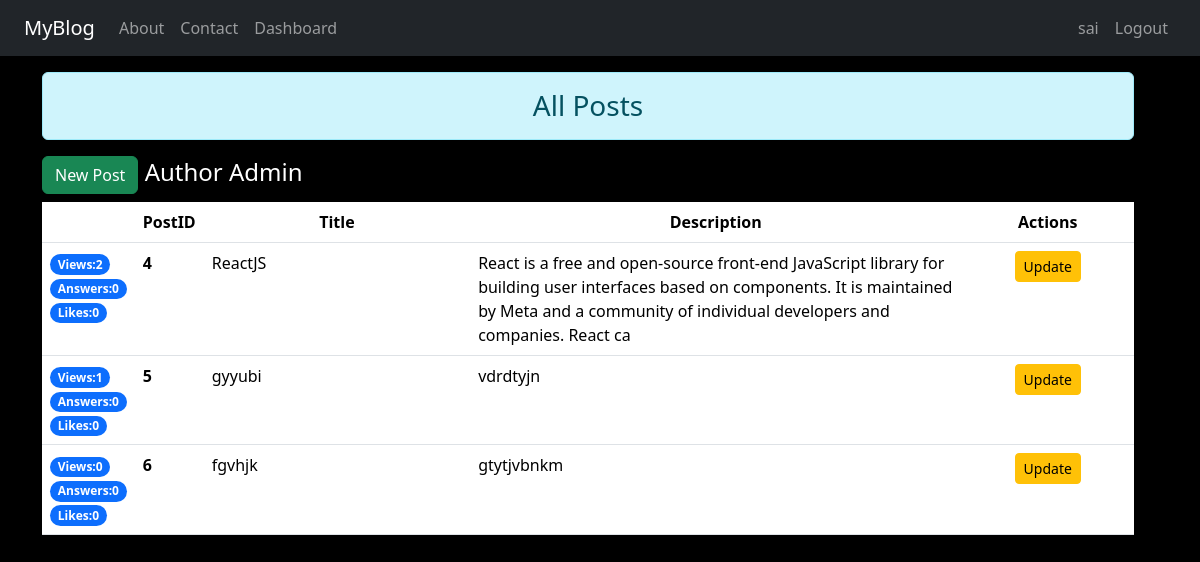
/blog/dashboard (signed in), run on the app's committed database.
### blog/models.py (models this page shows, shortened)
class Post(models.Model):
    title = models.CharField(max_length=50)
    desc = models.TextField(max_length=200)
    author = models.ForeignKey(User,on_delete=models.CASCADE,related_name='users')
    views = models.IntegerField(default=0)
    answers= models.IntegerField(default=0)
    likes= models.IntegerField(default=0)
    view_status= models.BooleanField(default=False)
    like_status=models.BooleanField(default=False)
    post_image=models.ImageField(upload_to='upload/images')

### blog/views.py (the view)
# urls.py: path('dashboard',dashboard,name='dashboard'),
def dashboard(request):
    if request.user.is_authenticated:
        posts = Post.objects.filter(author=request.user)
        user = request.user
        fullname = user.get_full_name()
        groups = Group.objects.all()
        return render(request,'blog/dashboard.html',{'posts':posts,'fullname':fullname,'groups':groups})
    else:
        return HttpResponseRedirect('/blog/user_login')

### blog/templates/blog/dashboard.html (shortened to what this page needs)
{% extends 'blog/base.html' %}
{% load static %}
{% block main %}
    <div class="col-sm-12">
            <div>
                <h3 class="text-center alert alert-info mt-3">All Posts</h3>
                <h4>
                <a href="{% url 'blog:newpost' %}" class="btn btn-success">New Post</a>
                    {% for group in groups %}
                        {{group.name}}
                    {% endfor  %}
                </h4>
            </div>
                {% if posts %}
                    <table class="table table-hover bg-white">
                        <thead>
                            <tr class="text-center">
                                <th scope="col" style="width:3%;"></th>
                                <th scope="col" style="width:3%;">PostID</th>
                                <th scope="col" style="width:27%;">Title</th>
                                <th scope="col" style="width:50%;">Description</th>
                                <th scope="col" style="width:20%;">Actions</th>
                            </tr>
                        </thead>
                        <tbody>
                            {% for post in posts %}
                                <tr>
                                    <td scope="row">
                                        <span class="badge rounded-pill bg-primary">Views:{{post.views}}</span>
                                        <span class="badge rounded-pill bg-primary">Answers:0</span>
                                        <span class="badge rounded-pill bg-primary">Likes:{{post.likes}}</span>
                                    </td>
                                    <th scope="row">{{post.id}}</th>
                                    <td>{{post.title}}</td>
                                    <td>{{post.desc}}</td>                                     </td>
                                    <td class="text-center">
                                        <a href="{% url 'blog:updatepost' post.id %}" class="btn btn-warning btn-sm">Update</a>
                                    </td>
                                </tr>
                                {% empty %}
                                <h4 class="text-center alert alert-warning"></h4>
                            {% endfor %}
                        </tbody>
                    </table>
                    {% endif %}
    </div>
{% endblock main %}

### blog/templates/blog/navbar.html (shortened to what this page needs)
<nav class="navbar navbar-expand-lg navbar-dark bg-dark">
    <div class="container-fluid">
      <a class="navbar-brand" href="{% url 'blog:bloghome' %}">MyBlog</a>
      <div class="collapse navbar-collapse" id="navbarNav">
        <ul class="navbar-nav mr-auto">
          <li class="nav-item">
            <a class="nav-link" href="{% url 'blog:about'%}">About</a>
          </li>
          <li class="nav-item">
            <a class="nav-link" href="{% url 'blog:contact' %}">Contact</a>
          </li>
          <li class="nav-item">
            <a class="nav-link" href="{% url 'blog:dashboard'%}">Dashboard</a>
          </li>
          </ul>
          <ul class="navbar-nav ms-auto">
            {% if not request.user.is_authenticated %}
            <li class="nav-item">
              <a class="nav-link" href="{% url 'blog:login' %}">Login</a>
            </li>
            <li class="nav-item">
              <a class="nav-link" href="{% url 'blog:signup' %}">Signup</a>
            </li>
            {% else %}
            <li class="nav-item">
              {% if user %}
                <a href="" class="nav-link">{{user}}</a>
              {% endif %}
            </li>
            <li class="nav-item">
              <a class="nav-link" href="{% url 'blog:logout' %}">Logout</a>
            </li>
            {% endif %}
          </ul>
      </div>
    </div>
  </nav>

### blog/static/blog/css/home.css (style rules this page uses)
body { background-color:black; color:white; }

### data on the page
Post: views "2", likes "0", id "4", title "ReactJS", desc "React is a free and open-source front-end JavaScript library for building user interfaces based on components. It is maintained by Meta and a community of individual developers and companies. React ca"
Post: views "1", likes "0", id "5", title "gyyubi", desc "vdrdtyjn"
Post: views "0", likes "0", id "6", title "fgvhjk", desc "gtytjvbnkm"

### other printed values
{{ user }} "sai"
{{ group.name }} "Author"
{{ group.name }} "Admin"
